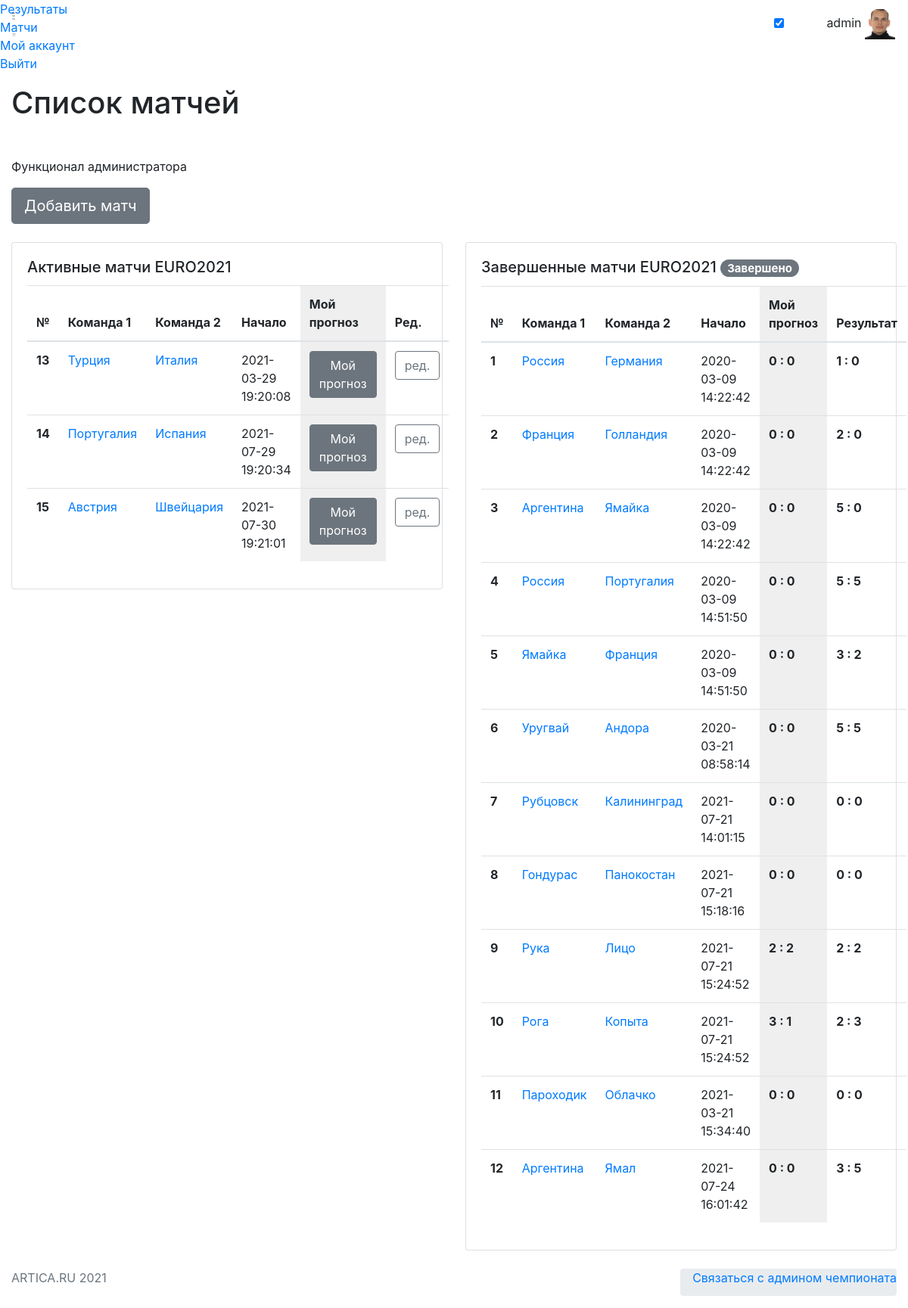
/matchs (signed in), run on the app's committed database.
### app/models.py (models this page shows, shortened)
class User(UserMixin, db.Model):
    id = db.Column(db.Integer, primary_key=True)
    username = db.Column(db.String(64), index=True, unique=True)
    email = db.Column(db.String(120), index=True, unique=True)
    password_hash = db.Column(db.String(128))
    pred = db.relationship('Bets', backref='author', lazy='dynamic')
    avatar = db.Column(db.String(128))
    about_me = db.Column(db.String(140))
    fio = db.Column(db.String(140))

class Match(db.Model):
    id = db.Column(db.Integer, primary_key=True)
    team1 = db.Column(db.String(64))
    team2 = db.Column(db.String(64))
    t1_res =  db.Column(db.Integer)
    t2_res = db.Column(db.Integer)
    timestamp = db.Column(db.DateTime, index=True, default=datetime.utcnow)
    completed = db.Column(db.Boolean, default=False)

class Bets(db.Model):
    id = db.Column(db.Integer, primary_key=True)
    match_id = db.Column(db.String(140), db.ForeignKey('match.id'))
    user_id = db.Column(db.Integer, db.ForeignKey('user.id'))
    t1_pre = db.Column(db.Integer, default=0)
    t2_pre = db.Column(db.Integer, default=0)
    comment = db.Column(db.String(140))
    timestamp = db.Column(db.DateTime, index=True, default=datetime.utcnow)
    res_scor = db.Column(db.Integer)

### app/routes.py (the view)
@app.route('/matchs', methods=['GET', 'POST'])
@login_required
def matchs():
    matchs = Match.query.all()
    bets = Bets.query.filter_by(user_id=current_user.id).all()
    return render_template('matchs.html', matchs=matchs, bets=bets)

### app/models.py (called while the page is built)
@login.user_loader
def load_user(id):
    return User.query.get(int(id))

### app/templates/matchs.html (shortened to what this page needs)
{% extends  'base.html' %}
{% block activematch %}class="active"{% endblock %}
{% block content_title %}
    Список матчей
{% endblock %}
{% block content%}
    {% if current_user.username == 'admin' %}
    <div>
        <p>Функционал администратора</p>
    <form style="padding-bottom: 20px;" action="{{ url_for('matchadd') }}">
        <button type="submit" class="btn btn-secondary btn-lg mb-1">Добавить матч</button>
    </form>
    </div>
    {% endif %}
    <div class="row">
        <div class="col-lg-6 col-md-6 mb-4">
            <div class="card">
                <div class="card-body">
                    <h5 class="card-title">Активные матчи EURO2021</h5>
                        <table  width="100%" class="table">
                            <thead>
                                <tr>
                                    <th width="5px;" scope="col">№</th>
                                    <th scope="col">Команда 1</th>
                                    <th scope="col">Команда 2</th>
                                    <th scope="col">Начало</th>
                                    <th style="background-color: #efefef;" scope="col">Мой прогноз</th>
                                    {% if current_user.username == 'admin' %}<th scope="col">Ред.</th>
                                    {% endif %}
                                </tr>
                            </thead>
                            <tbody>
                                <tr>
                    {% if current_user.username == 'admin' %}
                                {% for match in matchs %}
                                    {% if match.completed%}
                                    {%else%}
                                        <th scope="row">{{match.id}}</th>
                                        <td><a href="{{ url_for('editmatchs', match_id = match.id) }}">{{match.team1}}</a></td>
                                        <td><a href="{{ url_for('editmatchs', match_id = match.id) }}">{{match.team2}}</a></td>
                                        <td>{{match.timestamp}}</td>
                                        {%for bet in bets if bet.match_id | int == match.id | int %}
                                                <td style="background-color: #efefef;"><b>{{bet.t1_pre}} : {{bet.t2_pre}}</b> <a href="{{ url_for('editbets', match_id = match.id) }}"><span class="btn btn btn-outline-secondary btn-xs">Изменить</span></a></td>
                                        {%else%}
                                                <td style="background-color: #efefef;"><b><a href="{{ url_for('editbets', match_id = match.id) }}"><span class="btn btn btn-secondary btn-xs">Мой прогноз</span></a></td>
                                        {% endfor %}
                                        {% if current_user.username == 'admin' %}<th scope="col"><a href="{{ url_for('editmatchs', match_id = match.id) }}"><span class="btn btn btn-outline-secondary btn-xs">ред.</span></a></th>
                                        {% endif %}
                                        </tr>
                                        {% endif %}
                                        {% endfor %}
                     {% endif %}
                        </tbody>
                    </table>
                </div>
            </div>
        </div>
            <div class="col-lg-6 col-md-6 mb-4">
            <div class="card">
                <div class="card-body">
                    <h5 class="card-title">Завершенные матчи EURO2021
                                    <span class="badge badge-pill badge-secondary">Завершено</span>
                               </h5>
                        <table  width="100%" class="table">
                            <thead>
                                <tr>
                                    <th width="5px;" scope="col">№</th>
                                    <th scope="col">Команда 1</th>
                                    <th scope="col">Команда 2</th>
                                    <th scope="col">Начало</th>
                                    <th style="background-color: #efefef;" scope="col">Мой прогноз</th>
                                    <th scope="col">Результат</th>
                                </tr>
                            </thead>
                            <tbody>
                                <tr>
                    {% if current_user.username == 'admin' %}
                                {% for match in matchs %}
                                    {% if match.completed%}
                                        <th scope="row">{{match.id}}</th>
                                        <td><a href="{{ url_for('editmatchs', match_id = match.id) }}">{{match.team1}}</a></td>
                                        <td><a href="{{ url_for('editmatchs', match_id = match.id) }}">{{match.team2}}</a></td>
                                        <td>{{match.timestamp}}</td>
                                        {%for bet in bets if bet.match_id | int == match.id | int %}
                                                <td style="background-color: #efefef;"><b>{{bet.t1_pre}} : {{bet.t2_pre}}</b></td>
                                        {%else%}
                                                <td style="background-color: #efefef;"><b>0:0 (авто)</b></td>
                                        {% endfor %}
                                        <td><b>{{match.t1_res}} : {{match.t2_res}}</b></td>
                                        </tr>
                                        {% endif %}
                                        {% endfor %}
                     {% endif %}
                        </tbody>
                    </table>
                </div>
            </div>
        </div>
    </div>
{% endblock %}

### app/templates/base.html (shortened to what this page needs)
<!DOCTYPE html>
<html lang="en">
<head>
    <link rel="stylesheet" href="https://starbets.herokuapp.com/static/font/iconsmind-s/css/iconsminds.css" />
    <link rel="stylesheet" href="https://starbets.herokuapp.com/static/font/simple-line-icons/css/simple-line-icons.css" />
    <link rel="stylesheet" href="https://starbets.herokuapp.com/static/css/vendor/bootstrap.min.css" />
    <link rel="stylesheet" href="https://starbets.herokuapp.com/static/css/vendor/bootstrap.rtl.only.min.css" />
    <link rel="stylesheet" href="https://starbets.herokuapp.com/static/css/vendor/fullcalendar.min.css" />
    <link rel="stylesheet" href="https://starbets.herokuapp.com/static/css/vendor/dataTables.bootstrap4.min.css" />
    <link rel="stylesheet" href="https://starbets.herokuapp.com/static/css/vendor/datatables.responsive.bootstrap4.min.css" />
    <link rel="stylesheet" href="https://starbets.herokuapp.com/static/css/vendor/select2.min.css" />
    <link rel="stylesheet" href="https://starbets.herokuapp.com/static/css/vendor/select2-bootstrap.min.css" />
    <link rel="stylesheet" href="https://starbets.herokuapp.com/static/css/vendor/perfect-scrollbar.css" />
    <link rel="stylesheet" href="https://starbets.herokuapp.com/static/css/vendor/glide.core.min.css" />
    <link rel="stylesheet" href="https://starbets.herokuapp.com/static/css/vendor/bootstrap-stars.css" />
    <link rel="stylesheet" href="https://starbets.herokuapp.com/static/css/vendor/nouislider.min.css" />
    <link rel="stylesheet" href="https://starbets.herokuapp.com/static/css/vendor/bootstrap-datepicker3.min.css" />
    <link rel="stylesheet" href="https://starbets.herokuapp.com/static/css/vendor/component-custom-switch.min.css" />
    <link rel="stylesheet" href="https://starbets.herokuapp.com/static/css/main.css" />
</head>
<body id="app-container" class="menu-default show-spinner">
    <nav class="navbar fixed-top">
        <div class="d-flex align-items-center navbar-left">
            <a href="#" class="menu-button d-none d-md-block">
                <svg class="main" xmlns="http://www.w3.org/2000/svg" viewBox="0 0 9 17">
                    <rect x="0.48" y="0.5" width="7" height="1" />
                    <rect x="0.48" y="7.5" width="7" height="1" />
                    <rect x="0.48" y="15.5" width="7" height="1" />
                </svg>
                <svg class="sub" xmlns="http://www.w3.org/2000/svg" viewBox="0 0 18 17">
                    <rect x="1.56" y="0.5" width="16" height="1" />
                    <rect x="1.56" y="7.5" width="16" height="1" />
                    <rect x="1.56" y="15.5" width="16" height="1" />
                </svg>
            </a>
        </div>
        <div class="navbar-right">
            <div class="header-icons d-inline-block align-middle">
                <div class="d-none d-md-inline-block align-text-bottom mr-3">
                    <div class="custom-switch custom-switch-primary-inverse custom-switch-small pl-1"
                         data-toggle="tooltip" data-placement="left" title="Dark Mode">
                        <input class="custom-switch-input" id="switchDark" type="checkbox" checked>
                    </div>
                </div>
                <button class="header-icon btn btn-empty d-none d-sm-inline-block" type="button" id="fullScreenButton">
                </button>
            </div>
               {% if current_user.is_anonymous %}{% else %}
            <div class="user d-inline-block">
                <button class="btn btn-empty p-0" type="button" data-toggle="dropdown" aria-haspopup="true"
                    aria-expanded="false">
                    <span class="name">{{ current_user.username }}</span>
                    <span>
                        <img style="object-fit: cover; width: 40px; height: 40px;" alt="Profile picture" src="{{'static/'+current_user.avatar}}" />
                    </span>
                </button>
            </div>
            {% endif %}
        </div>
    </nav>
    <div class="menu">
        <div class="main-menu">
            <div class="scroll">
                <ul class="list-unstyled">
                    {% if current_user.is_anonymous %}
                    <li>
                        <a href="{{ url_for('login') }}">
                            <i class="simple-icon-login"></i> Войти
                        </a>
                    </li>
                    <li>
                        <a href="{{ url_for('register') }}">
                            <i class="simple-icon-user-follow"></i> Регистрация
                        </a>
                    </li>
                    {% else %}
                   <li  {% block active %}{% endblock %}>
                        <a href="/">
                            <span>Результаты</span>
                        </a>
                    </li>
                    <li {% block activematch %}{% endblock %}>
                        <a href="{{ url_for('matchs') }}">
                             Матчи
                        </a>
                    </li>
                    <li {% block activeacc %}{% endblock %}>
                        <a href="{{ url_for('user', username=current_user.username) }}">
                             Мой аккаунт
                        </a>
                    </li>
                    <li>
                        <a href="{{ url_for('logout') }}">
                             Выйти
                        </a>
                    </li>
                 {% endif %}
                </ul>
            </div>
        </div>
    </div>
    <main>
        <div class="container-fluid">
            <div class="row">
                <div class="col-12">
                    <h1>
                     {% block content_title %}
                     {% endblock %}
                    </h1>
                </div>
            </div>
                {% block content%}
                {% endblock %}
        </div>
    </main>
    <footer class="page-footer">
        <div class="footer-content">
            <div class="container-fluid">
                <div class="row">
                    <div class="col-12 col-sm-6">
                        <p class="mb-0 text-muted">ARTICA.RU 2021</p>
                    </div>
                    <div class="col-sm-6 d-none d-sm-block">
                        <ul class="breadcrumb pt-0 pr-0 float-right">
                            <li class="breadcrumb-item mb-0">
                                <a href="tel:+79132344444" class="btn-link">Связаться с админом чемпионата</a>
                            </li>
                        </ul>
                    </div>
                </div>
            </div>
        </div>
    </footer>
</body>
</html>

### data on the page
User: username "admin", avatar (picture)
Match: id "13", team1 "Турция", team2 "Италия", timestamp "2021-03-29 19:20:08"
Match: id "14", team1 "Португалия", team2 "Испания", timestamp "2021-07-29 19:20:34"
Match: id "15", team1 "Австрия", team2 "Швейцария", timestamp "2021-07-30 19:21:01"
Match: id "1", team1 "Россия", team2 "Германия", timestamp "2020-03-09 14:22:42", t1_res "1", t2_res "0"
Bets: t1_pre "0", t2_pre "0"
Match: id "2", team1 "Франция", team2 "Голландия", timestamp "2020-03-09 14:22:42", t1_res "2", t2_res "0"
Bets: t1_pre "0", t2_pre "0"
Match: id "3", team1 "Аргентина", team2 "Ямайка", timestamp "2020-03-09 14:22:42", t1_res "5", t2_res "0"
Bets: t1_pre "0", t2_pre "0"
Match: id "4", team1 "Россия", team2 "Португалия", timestamp "2020-03-09 14:51:50", t1_res "5", t2_res "5"
Bets: t1_pre "0", t2_pre "0"
Match: id "5", team1 "Ямайка", team2 "Франция", timestamp "2020-03-09 14:51:50", t1_res "3", t2_res "2"
Bets: t1_pre "0", t2_pre "0"
Match: id "6", team1 "Уругвай", team2 "Андора", timestamp "2020-03-21 08:58:14", t1_res "5", t2_res "5"
Bets: t1_pre "0", t2_pre "0"
Match: id "7", team1 "Рубцовск", team2 "Калининград", timestamp "2021-07-21 14:01:15", t1_res "0", t2_res "0"
Bets: t1_pre "0", t2_pre "0"
Match: id "8", team1 "Гондурас", team2 "Панокостан", timestamp "2021-07-21 15:18:16", t1_res "0", t2_res "0"
Bets: t1_pre "0", t2_pre "0"
Match: id "9", team1 "Рука", team2 "Лицо", timestamp "2021-07-21 15:24:52", t1_res "2", t2_res "2"
Bets: t1_pre "2", t2_pre "2"
Match: id "10", team1 "Рога", team2 "Копыта", timestamp "2021-07-21 15:24:52", t1_res "2", t2_res "3"
Bets: t1_pre "3", t2_pre "1"
Match: id "11", team1 "Пароходик", team2 "Облачко", timestamp "2021-03-21 15:34:40", t1_res "0", t2_res "0"
Bets: t1_pre "0", t2_pre "0"
Match: id "12", team1 "Аргентина", team2 "Ямал", timestamp "2021-07-24 16:01:42", t1_res "3", t2_res "5"
Bets: t1_pre "0", t2_pre "0"
